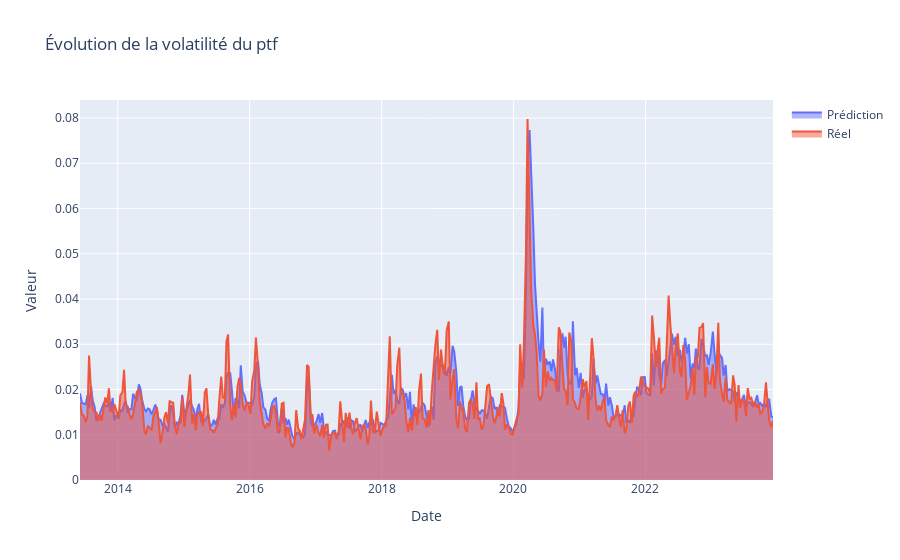

This figure's notebook cell:
### Code cell
fig = go.Figure()

# Ajout de la série financière
fig.add_trace(go.Scatter(x = portfolio_avg_predictions.Date, 
                         y = portfolio_avg_predictions['Prediction'],
                         mode = 'lines',
                         name ='Prédiction', 
                         fill = "tozeroy"))

fig.add_trace(go.Scatter(x = portfolio_avg_predictions.Date, 
                         y = portfolio_avg_predictions['Volatility'],
                         mode = 'lines',
                         name ='Réel', 
                         fill = "tozeroy"))

# Mise à jour des titres
fig.update_layout(title="Évolution de la volatilité du ptf",
                  xaxis_title='Date',
                  yaxis_title='Valeur')

# Affichage du graphique
fig.show()

### Figure 1 — Plotly figure (JSON) as saved in the notebook; plotly's stock layout.template omitted (floating-point values rounded to 4 significant figures; data arrays with more than 128 entries replaced by an {"elided": "..."} marker saying what was removed)
{"data": [{"fill": "tozeroy", "mode": "lines", "name": "Prédiction", "type": "scatter", "x": {"elided": "379 str values"}, "y": {"elided": "379 float values"}}, {"fill": "tozeroy", "mode": "lines", "name": "Réel", "type": "scatter", "x": {"elided": "379 str values"}, "y": {"elided": "379 float values"}}], "layout": {"title": {"text": "Évolution de la volatilité du ptf"}, "xaxis": {"title": {"text": "Date"}}, "yaxis": {"title": {"text": "Valeur"}}}}
